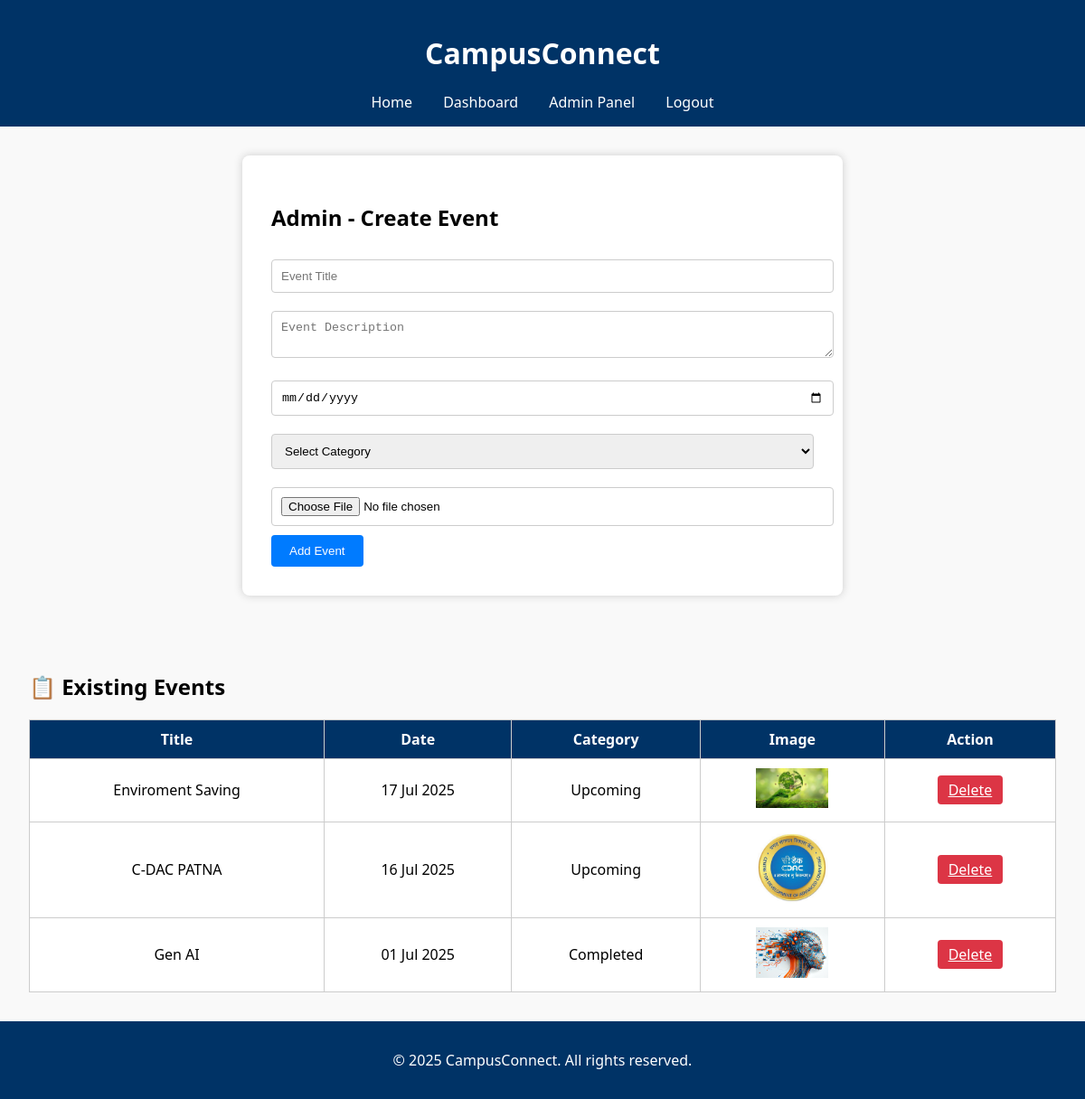
The page /admin.php (signed in) on the database its author committed.
### tables this page shows
CREATE TABLE `events` (
  `id` int(11) NOT NULL,
  `title` varchar(100) NOT NULL,
  `description` text NOT NULL,
  `date` date NOT NULL,
  `category` varchar(20) DEFAULT NULL,
  `image` varchar(255) DEFAULT NULL,
  `created_by` int(11) DEFAULT NULL,
  `created_at` timestamp NOT NULL DEFAULT current_timestamp()
);

### admin.php (the view, shortened to what this page needs)
<?php
include('includes/db.php');
include('includes/header.php');
?>
<div class="form-container">
  <h2>Admin - Create Event</h2>
  <form method="POST" enctype="multipart/form-data">
    <input type="text" name="title" placeholder="Event Title" required>
    <textarea name="desc" placeholder="Event Description" required></textarea>
    <input type="date" name="date" required>
    <select name="category" required>
      <option value="">Select Category</option>
    </select>
    <input type="file" name="image" required>
    <button class="btn" type="submit">Add Event</button>
  </form>
</div>
<div class="container">
  <h2>📋 Existing Events</h2>
  <table>
    <tr>
      <th>Title</th>
      <th>Date</th>
      <th>Category</th>
      <th>Image</th>
      <th>Action</th>
    </tr>
    <?php
    $events = mysqli_query($conn, "SELECT * FROM events ORDER BY date DESC");
    while ($row = mysqli_fetch_assoc($events)) {
      echo "<tr>";
      echo "<td>{$row['title']}</td>";
      echo "<td>" . date('d M Y', strtotime($row['date'])) . "</td>";
      echo "<td>" . ucfirst($row['category']) . "</td>";
      echo "<td><img src='uploads/{$row['image']}' width='80'></td>";
      echo "<td><a href='admin.php?delete={$row['id']}' onclick=\"return confirm('Delete this event?')\" class='btn-delete'>Delete</a></td>";
      echo "</tr>";
    }
    ?>
  </table>
</div>
<?php include('includes/footer.php'); ?>

### css/style.css (style rules this page uses)
body { margin: 0; font-family: 'Segoe UI', sans-serif; background: #f9f9f9; }
.container { padding: 2em; }
.form-container { background: white; max-width: 400px; margin: 2em auto; padding: 2em; box-shadow: 0 0 10px #ccc; border-radius: 8px; }
input, textarea { width: 100%; padding: 10px; margin: 10px 0; border: 1px solid #ccc; border-radius: 4px; }
.btn { background: #007BFF; color: white; padding: 10px 20px; text-align: center; display: inline-block; border: none; border-radius: 4px; cursor: pointer; }
.btn { position: relative; overflow: hidden; transition: box-shadow 0.3s ease; }

### admin.php (style rules this page uses)
.form-container { background: white; max-width: 600px; margin: 2em auto; padding: 2em; box-shadow: 0 0 10px #ccc; border-radius: 8px; }
.container { padding: 2em; }
table { width: 100%; background: white; border-collapse: collapse; margin-top: 20px; }
th, td { padding: 10px; text-align: center; border: 1px solid #ccc; }
th { background: #003366; color: white; }
.btn-delete { background: #dc3545; padding: 5px 12px; color: white; border: none; border-radius: 4px; cursor: pointer; }
select { width: 100%; padding: 10px; margin: 10px 0; border-radius: 4px; border: 1px solid #ccc; }

### rows shown on the page
events: title "Enviroment Saving", date "17 Jul 2025", category "Upcoming", image (picture)
events: title "C-DAC PATNA", date "16 Jul 2025", category "Upcoming", image (picture)
events: title "Gen AI", date "01 Jul 2025", category "Completed", image (picture)
